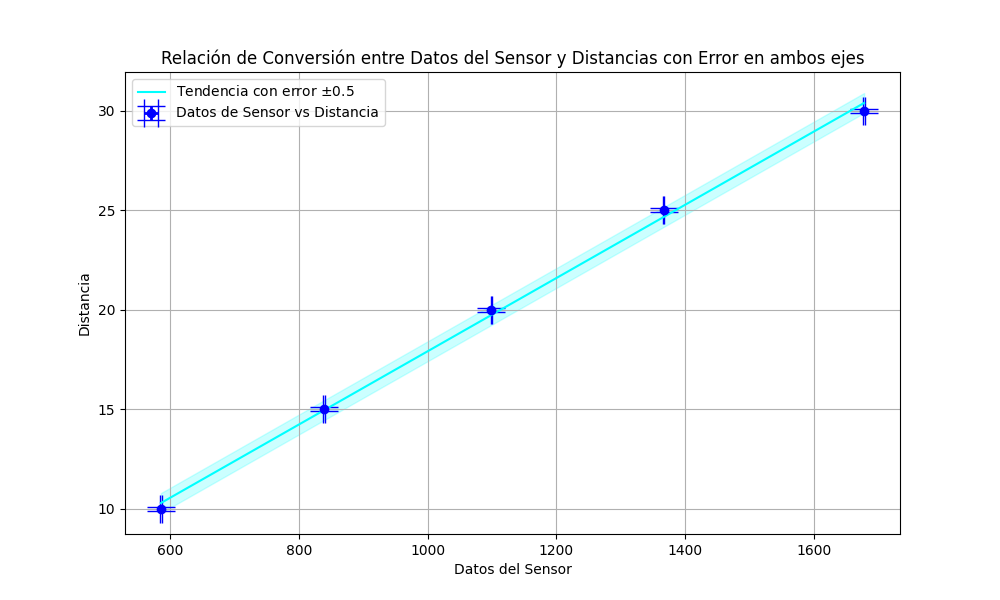

Write Python code to recreate this figure.
import matplotlib.pyplot as plt
import numpy as np
import scipy as sp

distancia = [10,15,20,25,30]
sensor = np.array([(574 + 598) / 2, (837 + 841) / 2, (1097 + 1101) / 2, (1338 + 1395) / 2, (1676 + 1679) / 2])

# Definimos los erroresx
def func(x, a, b):
    return a * x + b

popt, pcov = sp.optimize.curve_fit(func, sensor, distancia)

# Calcular la recta de tendencia
tendencia = func(sensor, *popt)

error_sensor = 1    # Error en el eje X (datos del sensor)
error_distancia = 0.1  # Error en el eje Y (distancia)

# Crear el gráfico de dispersión
plt.figure(figsize=(10, 6))
plt.errorbar(sensor, distancia, xerr=error_sensor, yerr=error_distancia, fmt='o', color='blue', ecolor='blue', elinewidth=2, capsize=10, label='Datos de Sensor vs Distancia')

# Graficar la recta de tendencia
plt.plot(sensor, tendencia, color='cyan', label='Tendencia con error $\pm$0.5')

# Graficar las bandas de desviación
plt.fill_between(sensor, tendencia - 0.5, tendencia + 0.5, color='cyan', alpha=0.2)

plt.title('Relación de Conversión entre Datos del Sensor y Distancias con Error en ambos ejes')
plt.xlabel('Datos del Sensor')
plt.ylabel('Distancia')
plt.legend()
plt.grid(True)
plt.savefig('Calibracion.png')
plt.show()

# Calcular la pendiente y ordenada al origen
pendiente = popt[0]
ordenada_origen = popt[1]

print("Pendiente:", pendiente)
print("Ordenada al origen:", ordenada_origen)

# Calcular para 600
distancia_600 = func(600, *popt)
print("Distancia para 600:", distancia_600)
